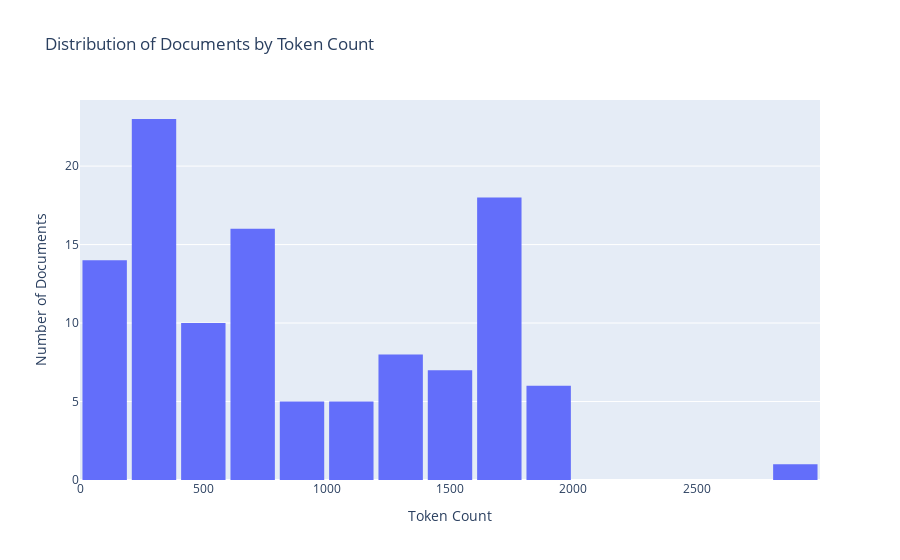

Notebook source saved alongside this figure:
### Markdown cell above
## Token count in all postgraduate documents

### Code cell
du.histogram_token_count_multiple_docs(total_text)

### Figure 1 — Plotly figure (JSON) as saved in the notebook; plotly's stock layout.template omitted (floating-point values rounded to 4 significant figures)
{"data": [{"bingroup": "x", "hovertemplate": "Token Count=%{x}<br>count=%{y}<extra></extra>", "legendgroup": "", "marker": {"color": "#636efa", "pattern": {"shape": ""}}, "name": "", "nbinsx": 15, "orientation": "v", "showlegend": false, "type": "histogram", "x": [1273, 1007, 1148, 1043, 949, 154, 154, 195, 1216, 1031, 928, 927, 1272, 1230, 1199, 293, 495, 167, 134, 311, 167, 415, 293, 232, 154, 154, 121, 228, 398, 206, 375, 267, 125, 712, 712, 276, 424, 443, 745, 439, 295, 579, 335, 687, 696, 212, 697, 680, 211, 274, 264, 734, 169, 171, 691, 658, 297, 678, 811, 393, 647, 351, 405, 217, 405, 179, 683, 652, 164, 400, 393, 638, 247, 249, 1327, 1909, 597, 1728, 1720, 1935, 1934, 1236, 1853, 1684, 1267, 1703, 1626, 724, 1992, 1919, 1740, 1520, 1744, 1703, 1563, 1778, 1745, 2845, 1716, 1600, 1334, 807, 1634, 1625, 1630, 1635, 1604, 1654, 1445, 1574, 1571, 1491, 1425], "xaxis": "x", "yaxis": "y"}], "layout": {"bargap": 0.1, "barmode": "relative", "legend": {"tracegroupgap": 0}, "title": {"text": "Distribution of Documents by Token Count"}, "xaxis": {"anchor": "y", "domain": [0, 1], "title": {"text": "Token Count"}}, "yaxis": {"anchor": "x", "domain": [0, 1], "title": {"text": "Number of Documents"}}}}
